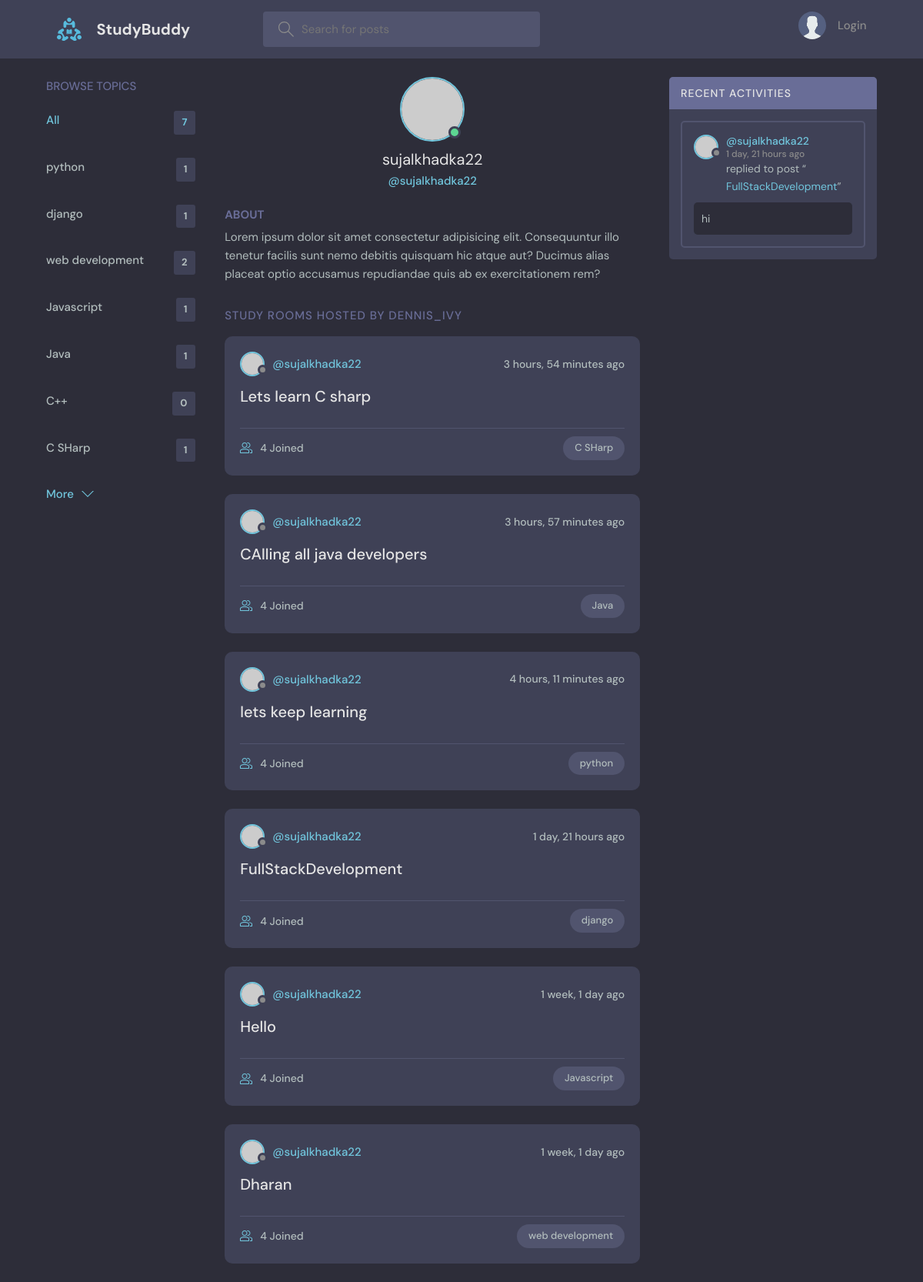
Page /profile/1/ on the committed database.
### base/models.py (models this page shows, shortened)
class Topic(models.Model):
    name = models.CharField(max_length=200)

class Room(models.Model):
    host = models.ForeignKey(User, on_delete=models.SET_NULL, null=True)
    topic = models.ForeignKey(Topic, on_delete=models.SET_NULL, null=True)
    name = models.CharField(max_length=200)
    description = models.TextField(null=True, blank=True)
    participants = models.ManyToManyField(User, related_name="participants", blank=True)
    updated = models.DateTimeField(auto_now=True)
    created = models.DateTimeField(auto_now_add=True)
    class Meta:
        ordering = ["-updated", "-created"]
    def __str__(self):
        return str(self.name)

class Message(models.Model):
    user = models.ForeignKey(User, on_delete=models.CASCADE)
    room = models.ForeignKey(Room, on_delete=models.CASCADE)
    body = models.TextField()
    updated = models.DateTimeField(auto_now=True)
    created = models.DateTimeField(auto_now_add=True)

### base/views.py (the view)
# urls.py: path("profile/<str:pk>/", views.userProfile, name="user-profile"),
def userProfile(request, pk):
    user = User.objects.get(id=pk)
    rooms = user.room_set.all()
    room_messages = user.message_set.all()
    topics = Topic.objects.all()
    context = {
        "user": user,
        "rooms": rooms,
        "room_messages": room_messages,
        "topics": topics,
    }
    return render(request, "base/profile.html", context)

### base/templates/base/profile.html (shortened to what this page needs)
{% extends 'main.html' %} {% block content %}
  <main class="profile-page layout layout--3">
    <div class="container">
      {% include 'base/topics_component.html' %}
      <div class="roomList">
        <div class="profile">
          <div class="profile__avatar">
            <div class="avatar avatar--large active">
              <img src="https://randomuser.me/api/portraits/men/11.jpg" />
            </div>
          </div>
          <div class="profile__info">
            <h3>{{user.username}}</h3>
            <p>@{{user.username}}</p>
          </div>
          <div class="profile__about">
            <h3>About</h3>
            <p>
              Lorem ipsum dolor sit amet consectetur adipisicing elit. Consequuntur illo tenetur
              facilis sunt nemo debitis quisquam hic atque aut? Ducimus alias placeat optio
              accusamus repudiandae quis ab ex exercitationem rem?
            </p>
          </div>
        </div>
        <div class="roomList__header">
          <div>
            <h2>Study Rooms Hosted by dennis_ivy</a>
            </h2>
          </div>
        </div>
      {% include 'base/feed_component.html' %}
      </div>
      {% include 'base/activity_component.html' %}
    </div>
  </main>
{% endblock content %}

### base/templates/base/topics_component.html
<div class="topics">
  <div class="topics__header">
    <h2>Browse Topics</h2>
  </div>
  <ul class="topics__list">
    <li>
      <a href="{% url 'home' %}" class="active"
        >All <span>{{topics.count}}</span></a
      >
    </li>
    {% for topic in topics %}
    <li>
      <a href="{% url 'home' %}?q={{topic.name}}"
        >{{topic.name}} <span>{{topic.room_set.all.count}}</span></a
      >
    </li>
    {% endfor %}
  </ul>
  <a class="btn btn--link" href="{% url 'topics' %}">
    More
    <svg
      version="1.1"
      xmlns="http://www.w3.org/2000/svg"
      width="32"
      height="32"
      viewBox="0 0 32 32"
    >
      <title>chevron-down</title>
      <path d="M16 21l-13-13h-3l16 16 16-16h-3l-13 13z"></path>
    </svg>
  </a>
</div>

### base/templates/base/feed_component.html (shortened to what this page needs)
{% for room in rooms%}
<div class="roomListRoom">
  <div class="roomListRoom__header">
    <a
      href="{% url 'user-profile' room.host.id %}"
      class="roomListRoom__author"
    >
      <div class="avatar avatar--small">
        <img src="https://randomuser.me/api/portraits/women/11.jpg" />
      </div>
      <span>@{{room.host.username}}</span>
    </a>
    <div class="roomListRoom__actions">
      <span>{{room.created|timesince}} ago</span>
    </div>
  </div>
  <div class="roomListRoom__content">
    <a href="{% url 'room' room.id %}">{{room.name}}</a>
  </div>
  <div class="roomListRoom__meta">
    <a href="{% url 'room' room.id %}" class="roomListRoom__joined">
      {{user.participants.all.count}} Joined
    </a>
    <p class="roomListRoom__topic">{{room.topic.name}}</p>
  </div>
</div>
{% endfor %}

### base/templates/base/activity_component.html (shortened to what this page needs)
<div class="activities">
  <div class="activities__header">
    <h2>Recent Activities</h2>
  </div>
  {% for message in room_messages %}
  <div class="activities__box">
    <div class="activities__boxHeader roomListRoom__header">
      <a
        href="{% url 'user-profile' message.user.id %}"
        class="roomListRoom__author"
      >
        <div class="avatar avatar--small">
          <img src="https://randomuser.me/api/portraits/women/11.jpg" />
        </div>
        <p>
          @{{message.user}}
          <span>{{message.created|timesince}} ago</span>
        </p>
      </a>
    </div>
    <div class="activities__boxContent">
      <p>
        replied to post “<a href="{%url 'room' message.room.id %}"
          >{{message.room}}</a
        >”
      </p>
      <div class="activities__boxRoomContent">{{message.body}}</div>
    </div>
  </div>
  {% endfor %}
</div>

### rows in the picture
Topic: name "python", room_set.all.count "1"
Topic: name "django", room_set.all.count "1"
Topic: name "web development", room_set.all.count "2"
Topic: name "Javascript", room_set.all.count "1"
Topic: name "Java", room_set.all.count "1"
Topic: name "C++", room_set.all.count "0"
Topic: name "C SHarp", room_set.all.count "1"
Room: host.username "sujalkhadka22", created "3 hours, 54 minutes", name "Lets learn C sharp", topic.name "C SHarp"
Room: host.username "sujalkhadka22", created "3 hours, 57 minutes", name "CAlling all java developers", topic.name "Java"
Room: host.username "sujalkhadka22", created "4 hours, 11 minutes", name "lets keep learning", topic.name "python"
Room: host.username "sujalkhadka22", created "1 day, 21 hours", name "FullStackDevelopment", topic.name "django"
Room: host.username "sujalkhadka22", created "1 week, 1 day", name "Hello", topic.name "Javascript"
Room: host.username "sujalkhadka22", created "1 week, 1 day", name "Dharan", topic.name "web development"
Message: user "sujalkhadka22", created "1 day, 21 hours", room "FullStackDevelopment", body "hi"

### other values in the picture
{{ topics.count }} "7"
{{ user.username }} "sujalkhadka22"
{{ user.participants.all.count }} "4"
